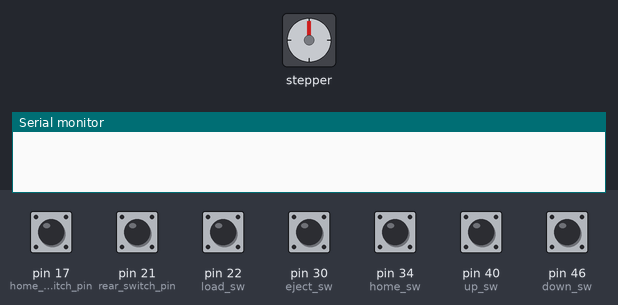
Recording of a sketch running on a simulated Arduino Mega 2560, built with avr-gcc and run on an emulated ATmega2560. On the bench: stepper motor, the last lines printed to the serial monitor. Wiring (inferred from the names in the program): stepper motor driver (200 steps per turn assumed): step pin 9; direction pin 10; enable pin 11. Inputs (shaded band) come from the test bench; at power-on: pin 22 (load_sw), pin 30 (eject_sw), pin 34 (home_sw), pin 40 (up_sw), pin 46 (down_sw) HIGH, pin 17 (home_switch_pin), pin 21 (rear_switch_pin) LOW.

Above: at 1.2 s.
1.3 s: pin 22 (load_sw) pulled LOW for 0.15 s
At 1.9 s:
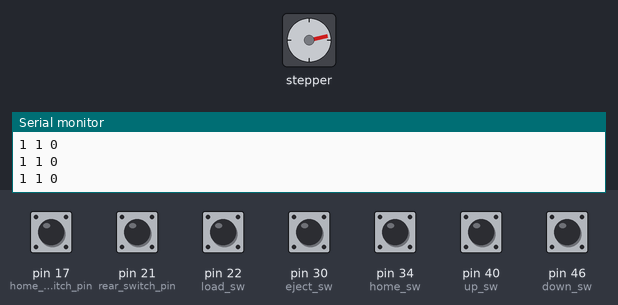
4.3 s: pin 21 (rear_switch_pin) pulled HIGH for 0.15 s
At 4.3 s:
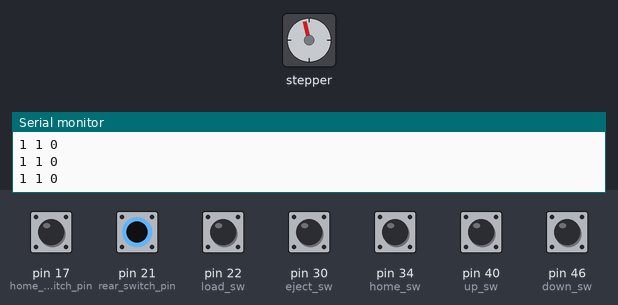
5.9 s: pin 30 (eject_sw) pulled LOW for 0.15 s
At 6.8 s:
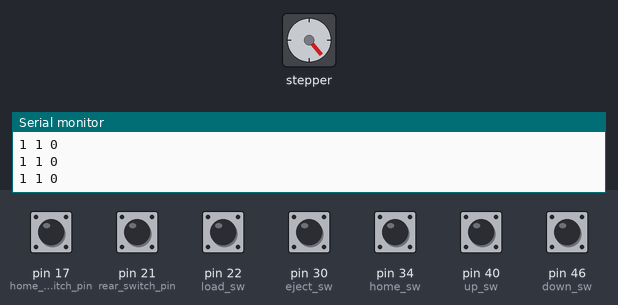
9.0 s: pin 21 (rear_switch_pin) pulled HIGH for 1 s
11.5 s: pin 34 (home_sw) pulled LOW for 0.15 s
At 12.1 s:
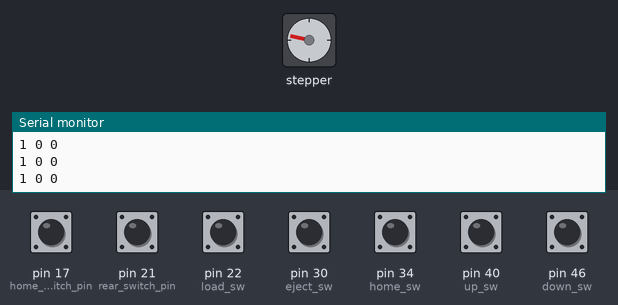
14.6 s: pin 17 (home_switch_pin) pulled HIGH for 0.15 s
Timing chart, 0 to 17.2 s (numbered marks = the images above; inputs shaded):
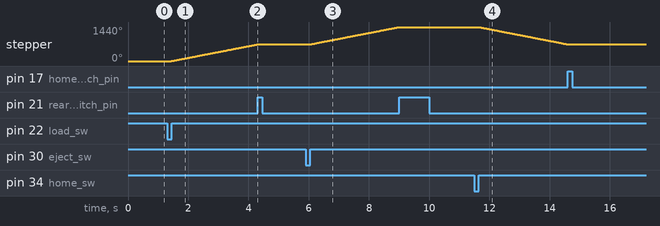

The sketch:

code2.ino
```cpp
#include "GantryXYZ.h"

#define home_sw 34
#define load_sw 22
#define eject_sw 30
#define up_sw 40
#define down_sw 46

GantryXYZClasses gantryXYZ;

volatile boolean homePress  = false;
volatile boolean loadPress = false;
volatile boolean ejectPress = false;
volatile boolean upPress = false;
volatile boolean downPress = false;

uint8_t homeBtnState = 0;
uint8_t lastHomeBtnState = 0;

uint8_t loadBtnState = 0;
uint8_t lastLoadBtnState = 0;

uint8_t ejectBtnState = 0;
uint8_t lastEjectBtnState = 0;

uint8_t upBtnState = 0;
uint8_t lastUpBtnState = 0;

uint8_t downBtnState = 0;
uint8_t lastdownBtnState = 0;

void setup() {

  pinMode(home_sw, INPUT_PULLUP);
  pinMode(load_sw, INPUT_PULLUP);
  pinMode(eject_sw, INPUT_PULLUP);
  pinMode(up_sw, INPUT_PULLUP);
  pinMode(down_sw, INPUT_PULLUP);

  Serial.begin(9600);  // open coms
  gantryXYZ.setFeedrate(1000);  // set default speed

}

void loop() {

  /*
      Home limit switch Hall Effect sensor normal = 1
                                           Hit    = 0

  */

  if ( !gantryXYZ.is_move) {

    checkIfHomeIsPressed();
    checkIfLoadIsPressed();
    checkIfEjectIsPressed();

    if ( homePress) {
      homePress = false;
      gantryXYZ.prepareMove( 0,-2000, 0);
    }
    else if (loadPress) {
      loadPress = false;
      gantryXYZ.prepareMove( 0, 2000, 0);
    }
    else if (ejectPress) {
      ejectPress = false;
      gantryXYZ.prepareMove( 0, 2000, 0);
    }
  }

  if ( !gantryXYZ.is_move) {
    checkIfUpIsPressed();
    checkIfDownIsPressed();
    if (upPress) {
      upPress = false;
      gantryXYZ.prepareMove( 0, 0,-2000);
    }
    else if (downPress) {
      downPress = false;
      gantryXYZ.prepareMove( 0, 0, 2000);
    }
  }

  gantryXYZ.move();
}

void checkIfHomeIsPressed()
{
  homeBtnState = digitalRead(home_sw);
  if (homeBtnState != lastHomeBtnState)
  {
    if (homeBtnState == 0) {
      homePress = true;
      Serial.println("home kepencet");
    }
    delay(50);
  }
  lastHomeBtnState = homeBtnState;
}
void checkIfLoadIsPressed()
{
  loadBtnState = digitalRead(load_sw);
  if (loadBtnState != lastLoadBtnState)
  {
    if (loadBtnState == 0) {
      loadPress = true;
      Serial.println("Load kepencet");
    }
    delay(50);
  }
  lastLoadBtnState = loadBtnState;
}
void checkIfEjectIsPressed()
{
  ejectBtnState = digitalRead(eject_sw);

  if (ejectBtnState != lastEjectBtnState)
  {
    if (ejectBtnState == 0) {
      ejectPress = true;
      Serial.println("Eject kepencet");
    }
    delay(50);
  }
  lastEjectBtnState = ejectBtnState;
}

void checkIfUpIsPressed()
{
  upBtnState = digitalRead(up_sw);

  if (upBtnState != lastUpBtnState)
  {
    if (upBtnState == 0) {
      upPress = true;
      Serial.println("UP kepencet");
    }
    delay(50);
  }
  lastUpBtnState = upBtnState;
}

void checkIfDownIsPressed()
{
  downBtnState = digitalRead(down_sw);

  if (downBtnState != lastdownBtnState)
  {
    if (downBtnState == 0) {
      downPress = true;
      Serial.println("DOWN kepencet");
    }
    delay(50);
  }
  lastdownBtnState = downBtnState;
}
```

GCODEClasses.cpp
```cpp
/*
   GCODEClasses.cpp

   Author : Jamorn Saksommon
   Class

   Modifly date: 03.02.2017
*/

#include <Arduino.h>
#include "GCODEClasses.h"


GCODEClasses::GCODEClasses() {
  sofar = 0;
}

void GCODEClasses::storeBuffer( char c) {

  if ( c == '\n') {
    buffer[sofar] = 0;
    return;
  }

  if (sofar < MAX_BUF - 1) buffer[sofar++] = c;


}
float GCODEClasses::parsenumber(char code, float val) {

  char *ptr = buffer;
  while (ptr && *ptr && ptr < buffer + sofar) {
    if (*ptr == code) {

      return atof(ptr + 1);
    }
    ptr = strchr(ptr, ' ') + 1;
  }
  return val;

}

void GCODEClasses::ready() {
  sofar = 0;
}
void GCODEClasses::processCommand() {}
```

GCODEClasses.h
```cpp
/*
   GCODEClasses.h

   Author : Jamorn Saksommon
   Class


   Modifly date: 03.02.2017
*/

#ifndef GCODE_Classes_h
#define GCODE_Classes_h

#define MAX_BUF              (20)  // What is the longest message Arduino can store?

class GCODEClasses
{
  public:
    char buffer[MAX_BUF];
    int sofar;
    GCODEClasses();
    void storeBuffer( char);
    float parsenumber(char code, float val);
    void ready();
    virtual  void processCommand() = 0;
};

#endif
```

GantryClasses.cpp
```cpp
/*
   GantryClasses.cpp
   Author : Jamorn Saksommon
   Class
  // please see http://www.github.com/MarginallyClever/GcodeCNCDemo for more information.

   Modifly date: 27.01.2017
*/
#include <Arduino.h>
#include "GantryClasses.h"

GantryClasses::GantryClasses() {

  mode_abs  = 1;
  feed_rate = 0;
  is_move   = false;

}

void GantryClasses::setFeedrate(float nfr) {


  nfr = nfr * STEPS_PER_MM / 60;
  if ( ( feed_rate == nfr ) || (nfr > MAX_FEEDRATE || nfr < MIN_FEEDRATE )  ) return; // same as last time?  quit now.

  step_delay = MAX_FEEDRATE / nfr;
  feed_rate = nfr;

}

void GantryClasses::prepareMove( float newx, float newy, float newz  ) {


  maxsteps = 0;

  axis[AXIS_X].delta = (newx - px) * STEPS_PER_MM;
  axis[AXIS_Y].delta = (newy - py) * STEPS_PER_MM;
  axis[AXIS_Z].delta = (newz - pz) * STEPS_PER_MM;


  for (int i = 0; i < num_axis ; ++i) {
    axis[i].absdelta = abs( axis[i].delta );
    axis[i].over = 0;
    if ( maxsteps < axis[i].absdelta ) maxsteps = axis[i].absdelta;
    // set the direction once per movement
    digitalWrite( motors[i].dir_pin, axis[i].delta > 0 ? HIGH : LOW);
  }

  delay_t = MAX_FEEDRATE / 5000;
  accel = 1;
  steps_to_accel = delay_t - step_delay;

  if (steps_to_accel > maxsteps / 2 )
    steps_to_accel = maxsteps / 2;

  steps_to_decel = maxsteps - steps_to_accel;

  step_count = 0;
  prev_time  = 0;

  is_move    = maxsteps > 0;

  if ( is_move) {
    enableMotor();
  }

  Serial.print("START ");
  Serial.println(delay_t);
  Serial.print("STOP ");
  Serial.println(step_delay);

  Serial.print("accel until ");
  Serial.println(steps_to_accel);
  Serial.print("decel after ");
  Serial.println(steps_to_decel);
  Serial.print("total ");
  Serial.println(maxsteps);

  for (int z = 0; z < num_axis ; ++z) {
    axis[z].absdelta = abs( axis[z].delta );
    axis[z].over = 0;
    if ( maxsteps < axis[z].absdelta ) maxsteps = axis[z].absdelta;
    // set the direction once per movement
    digitalWrite( motors[z].dir_pin, axis[z].delta > 0 ? HIGH : LOW);
  }

  delay_t = MAX_FEEDRATE / 5000;
  accel = 1;
  steps_to_accel = delay_t - step_delay;

  if (steps_to_accel > maxsteps / 2 )
    steps_to_accel = maxsteps / 2;

  steps_to_decel = maxsteps - steps_to_accel;

  step_count = 0;
  prev_time  = 0;

  is_move    = maxsteps > 0;

  if ( is_move) {
    enableMotor();
  }


  Serial.print("START ");
  Serial.println(delay_t);
  Serial.print("STOP ");
  Serial.println(step_delay);

  Serial.print("accel until ");
  Serial.println(steps_to_accel);
  Serial.print("decel after ");
  Serial.println(steps_to_decel);
  Serial.print("total ");
  Serial.println(maxsteps);


  setPosition(newx, newy, newz);

}
void GantryClasses::disableMotor() {
  int i;
  for (i = 0; i < num_axis; ++i) {
    digitalWrite(motors[i].enable_pin, HIGH);
  }
}
//void GantryClasses::disableMotorZ() {
//  int z;
//  for (z = 0; z < num_axis; ++z) {
//    digitalWrite(motors[z].enable_pin, HIGH);
//  }
//}

void GantryClasses::enableMotor() {

  int i;
  for (i = 0; i < num_axis; ++i) {
    digitalWrite(motors[i].enable_pin, LOW);
  }
}
//void GantryClasses::enableMotorZ() {
//  int z;
//  for (z = 0; z < num_axis; ++z) {
//    digitalWrite(motors[z].enable_pin, LOW);
//  }
//}
void GantryClasses::setPosition(float npx, float npy, float npz) {

  px = npx;
  py = npy;
  pz = npz;

}
void GantryClasses::move() {

  unsigned long curtime = micros();
  unsigned int _delay;

  if ( is_move &&   ( (curtime - prev_time) >=  delay_t) ) {

    prev_time = curtime;

    for (int j = 0; j < num_axis; ++j) {
      axis[j].over += axis[j].absdelta;

      if (  ( axis[j].over >= maxsteps ) ) {
        axis[j].over -= maxsteps;

        _delay = 100;

        Serial.println();
        Serial.print( j );
        Serial.print(" ");
        Serial.print( digitalRead( motors[j].dir_pin ) );
        Serial.print(" ");
        Serial.print( digitalRead( motors[j].home_switch_pin) );

        if ( ( digitalRead( motors[j].dir_pin) == LOW) && ( digitalRead( motors[j].home_switch_pin) == HIGH)) {
          Serial.println("home front");
          step_count = maxsteps;
          setPosition(0, 0, 0); // set to zero
        } else if ( ( digitalRead( motors[j].dir_pin) == HIGH) && ( digitalRead( motors[j].rear_switch_pin) == HIGH)) {
          Serial.println("rear");
          step_count = maxsteps;
          setPosition(0, 0, 0); // set to zero
        } else {
          digitalWrite(motors[j].step_pin, HIGH);
          delayMicroseconds(_delay);
          digitalWrite(motors[j].step_pin, LOW);
          delayMicroseconds(_delay);
        }

      }
    }
    if ( step_count < steps_to_accel) {
      delay_t -= accel;
    }
    if ( step_count >= steps_to_decel) {
      delay_t += accel;
    }

    step_count++;

    is_move = !(step_count >= maxsteps );

    if ( !is_move ) {
      disableMotor();
    }
  }

  if ( is_move &&   ( (curtime - prev_time) >=  delay_t) ) {

    prev_time = curtime;

    for (int z = 0; z < num_axis; ++z) {
      axis[z].over += axis[z].absdelta;

      if ((axis[z].over >= maxsteps)) {
        axis[z].over -= maxsteps;

        _delay = 100;

        Serial.println();
        Serial.print( z );
        Serial.print(" ");
        Serial.print( digitalRead( motors[z].dir_pin) );
        Serial.print(" ");
        Serial.print( digitalRead( motors[z].limit_switchZ_pin) );

        if ( ( digitalRead( motors[z].dir_pin) == HIGH) && ( digitalRead( motors[z].limit_switchZ_pin) == HIGH))
        {
          Serial.println("home top");
          step_count = maxsteps;
          setPosition(0, 0, 0); // set to zero
        } else if ( ( digitalRead( motors[z].dir_pin) == LOW) && ( digitalRead( motors[z].limit_Top_pinZ) == LOW))
        {
          Serial.println("botom z");
          step_count = maxsteps;
          setPosition(0, 0, 0); // set to zero
        } else {
          digitalWrite(motors[z].step_pin, LOW);
          delayMicroseconds(_delay);
          digitalWrite(motors[z].step_pin, HIGH);
          delayMicroseconds(_delay);
        }
      }
      if ( step_count < steps_to_accel) {
        delay_t -= accel;
      }
      if ( step_count >= steps_to_decel) {
        delay_t += accel;
      }

      step_count++;

      is_move = !(step_count >= maxsteps );

      if ( !is_move ) {
        disableMotor();
      }
    }
  }
}
```

GantryClasses.h
```cpp
/*
   GantryClasses.h
   Class
  // please see http://www.github.com/MarginallyClever/GcodeCNCDemo for more information.

   Modifly date: 27.01.2017
*/

#ifndef Gantry_Classes_h
#define Gantry_Classes_h


#define STEPS_PER_MM         (40)
#define MAX_FEEDRATE         (1000000)
#define MIN_FEEDRATE         (1)

#define  AXIS_X  0
#define  AXIS_Y  1
#define  AXIS_Z  2


typedef struct {
  int step_pin;
  int dir_pin;
  int enable_pin;
  int home_switch_pin;
  int rear_switch_pin;
//  int step_pinZ;
//  int dir_pinZ;
//  int enable_pinZ;
  int limit_switchZ_pin;
  int limit_Top_pinZ;
} Motor;

// for line()
typedef struct {
  long delta;  // number of steps to move
  long absdelta;
  long over;  // for dx/dy bresenham calculations
} Axis;


class GantryClasses
{
  public:
   GantryClasses();
    bool is_move;
    uint8_t num_axis;
    float feed_rate;  // human version
    long  step_delay;
    unsigned long  delay_t;
    long  maxsteps;
    long  step_count;
    long  accel;
    float px, py, pz, pg;
    long steps_to_accel;
    long steps_to_decel;

    unsigned long prev_time;

    char  mode_abs; //absolute mode;

    Axis *axis;  // for move()
    Motor *motors;


    void setFeedrate( float nfr);
    void setPosition(float npx, float npy, float npz);
    void prepareMove( float newx, float newy, float newz);
    void move();

    void disableMotor();
//    void disableMotorZ();
    void enableMotor();
//    void enableMotorZ();

};

#endif
```

GantryXYZ.cpp
```cpp
#include <arduino.h>
#include "GantryXYZ.h"

GantryXYZClasses::GantryXYZClasses()
{
  num_axis = 1;
  num_axis = 2;

  motors = new Motor[num_axis];
  axis   = new Axis[num_axis];

  /*
      // X
      motors[0].step_pin=46;
      motors[0].dir_pin=48;
      motors[0].enable_pin=62;
      motors[0].limit_switch_pin=14;
  */
  // Y
  motors[1].step_pin = 9;
  motors[1].dir_pin = 10;
  motors[1].enable_pin = 11;
  motors[1].home_switch_pin = 17;
  motors[1].rear_switch_pin = 21;
  // Z
  motors[2].step_pin = 35;
  motors[2].dir_pin = 39;
  motors[2].enable_pin = 29;
  motors[2].limit_switchZ_pin = 19;
  motors[2].limit_Top_pinZ = 18;


  for (int i = 0; i < num_axis; ++i) {
    // set the motor pin & scale
    pinMode(motors[i].step_pin, OUTPUT);
    pinMode(motors[i].dir_pin, OUTPUT);
    pinMode(motors[i].enable_pin, OUTPUT);
    pinMode(motors[i].home_switch_pin, INPUT); // Home limit
    pinMode(motors[i].rear_switch_pin, INPUT); // Rear limit
  }
  disableMotor();
  setPosition(0, 0, 0);

  for (int z = 0; z < num_axis; ++z) {
    pinMode(motors[z].step_pin, OUTPUT);
    pinMode(motors[z].dir_pin, OUTPUT);
    pinMode(motors[z].enable_pin, OUTPUT);
    pinMode(motors[z].limit_switchZ_pin, INPUT); // Z limit
    pinMode(motors[z].limit_Top_pinZ, INPUT);// Z top limit
  }
  disableMotor();
  setPosition(0, 0, 0);
}
void GantryXYZClasses::processCommand() {

  int cmd = 1;

  switch (cmd) {
    case  0:
    case  1: { //  move


        setFeedrate( parsenumber('f', feed_rate));

        prepareMove( parsenumber('x', (mode_abs ? px : 0)) + (mode_abs ? 0 : px),
                     parsenumber('y', (mode_abs ? py : 0)) + (mode_abs ? 0 : py),
                     parsenumber('z', (mode_abs ? pz : 0)) + (mode_abs ? 0 : pz)
                   );

        break;
      }
    case  2:
    case  4:  ;  break;  // dwell
    case 90: mode_abs = 1; break; // absolute mode
    case 91: mode_abs = 0; break; // relative mode
    case 92:  // set logical position

      break;
    default:  break;
  }

  ready();
}
```

GantryXYZ.h
```cpp
/*
   GantryClasses.h

   Author : Jamorn Saksommon
   Class
  // please see http://www.github.com/MarginallyClever/GcodeCNCDemo for more information.

   Modifly date: 27.01.2017
*/

#ifndef Gantry_XYZ_h
#define Gantry_XYZ_h

#include "GantryClasses.h"
#include "GCODEClasses.h"


class GantryXYZClasses : public GantryClasses , public GCODEClasses
{

      public:

      GantryXYZClasses();

      void processCommand();

};

#endif
```

Measured:
- after the input at 1.3 s, stepper: keeps turning clockwise at about 248°/s, starting after 0.14 s
- after the input at 4.3 s, stepper: stops changing and stays 707°
- after the input at 5.9 s, stepper: keeps turning clockwise at about 248°/s, starting after 0.14 s
- after the input at 11.5 s, stepper: keeps turning counter-clockwise at about 248°/s, starting after 0.14 s
